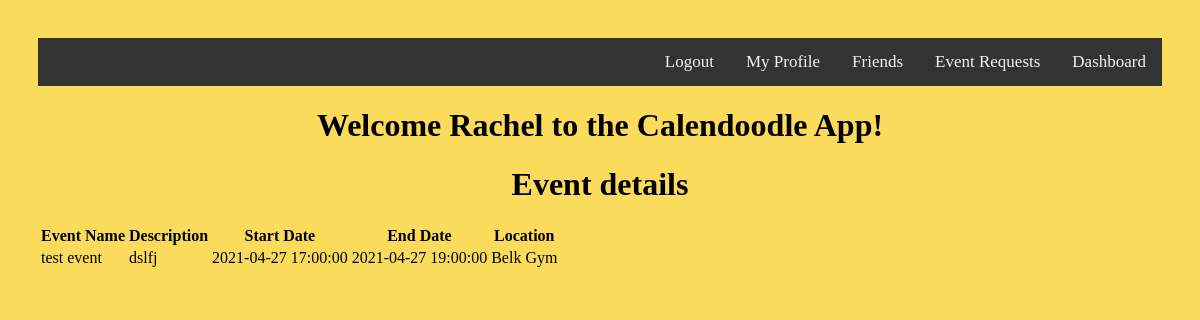
The app's page /events/1 (signed in) with its own data.
### models.py (models this page shows, shortened)
class Event(db.Model):
    id = db.Column(db.Integer, primary_key=True)
    name = db.Column(db.String(50), nullable=False)
    start_date = db.Column(db.DateTime, nullable=False)
    end_date = db.Column(db.DateTime, nullable=False)
    date_posted = db.Column(db.DateTime, nullable=False)
    location = db.Column(db.String(100), nullable=False)
    description = db.Column(db.String(1000), nullable=False)
    color = db.Column(db.String(20), nullable=False)
    is_public = db.Column(db.Integer)
    user_id = db.Column(db.Integer, db.ForeignKey("user.id"), nullable=False)

### flask_jubjub.py (the view)
@app.route('/events/<event_id>')
def get_event(event_id):
    if session.get('user'):
        my_event = db.session.query(Event).filter_by(id=event_id).one()
        return render_template('event.html', event=my_event, user=session['user'])
    else:
        return redirect(url_for('login'))

### templates/event.html (shortened to what this page needs)
<!DOCTYPE html>
<html lang="en">
    <head>
        <link rel="stylesheet" href="{{ url_for('static', filename='main.css') }}">
        <link rel="stylesheet" href="{{ url_for('static', filename='forms.css') }}">
    </head>
    <body>
        <div class="topnav">
                <a href="{{ url_for('get_events') }}">Dashboard</a>
                <a href="{{ url_for('get_events') }}">Event Requests</a>
                <a>Friends</a>
                <a href="{{ url_for('get_profile') }}">My Profile</a>
            {% if user %}
                    <a href="{{ url_for('logout') }}">Logout</a>
            {% else %}
                    <a href="{{ url_for('login') }}">Sign In</a>
            {% endif %}
        </div>
        <h1>Welcome {{ user }} to the Calendoodle App!</h1>
        <h1>Event details</h1>
        <table>
            <tr>
                <th>Event Name</th>
                <th>Description</th>
                <th>Start Date</th>
                <th>End Date</th>
                <th>Location</th>
            </tr>
            <tr>
                <td>{{ event.name }}</td>
                <td>{{ event.description }}</td>
                <td>{{ event.start_date }}</td>
                <td>{{ event.end_date }}</td>
                <td>{{ event.location }}</td>
            </tr>
        </table>
    </body>
</html>

### static/main.css (style rules this page uses)
body { padding: 30px 30px; background: #fbdb5c; }
h1 { color: black; text-align: center; }
.topnav { overflow: hidden; background-color: #333; }
.topnav a { float: right; color: #f2f2f2; text-align: center; padding: 14px 16px; text-decoration: none; font-size: 17px; }

### records on screen
Event: name "test event", description "dslfj", start_date "2021-04-27 17:00:00", end_date "2021-04-27 19:00:00", location "Belk Gym"

### other values on screen
{{ user }} "Rachel"
